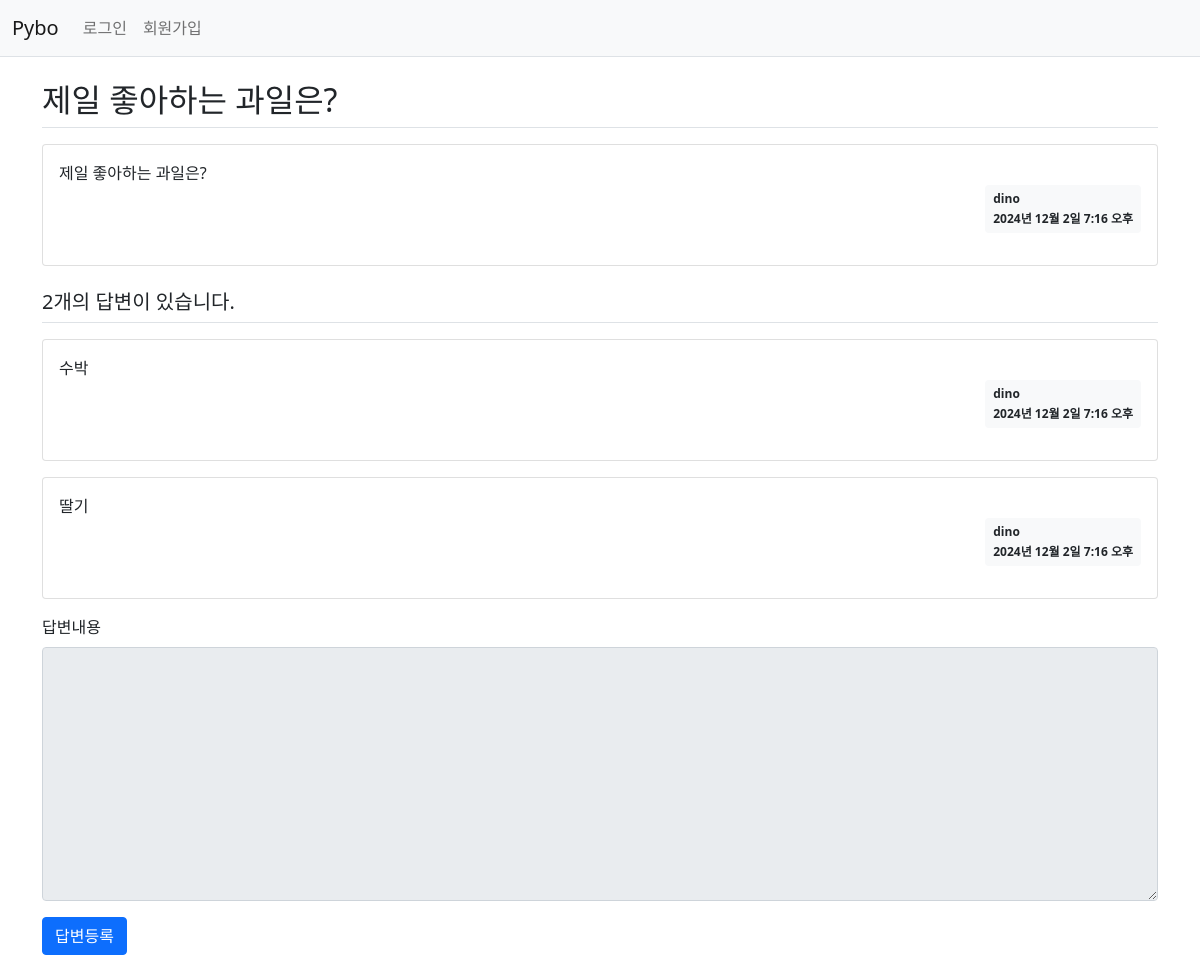
Page /pybo2/310/ on the committed database.
### pybo2/models.py (models this page shows, shortened)
class Question(models.Model):
    author = models.ForeignKey(User, on_delete=models.CASCADE)
    subject = models.CharField(max_length=200)
    content = models.TextField()
    create_date = models.DateTimeField()
    modify_date = models.DateTimeField(null=True, blank=True)

class Answer(models.Model):
    author = models.ForeignKey(User, on_delete=models.CASCADE)
    question = models.ForeignKey(Question, on_delete=models.CASCADE)
    content = models.TextField()
    create_date = models.DateTimeField()
    modify_date = models.DateTimeField(null=True, blank=True)

### pybo2/views.py (the view)
# urls.py: path('<int:question_id>/', views.detail, name='detail'),
def detail(request, question_id):
    question =  get_object_or_404(Question, pk=question_id)
    context = {'question': question}
    return render(request, 'pybo2/question_detail.html', context)

### templates/pybo2/question_detail.html (shortened to what this page needs)
{% extends 'base.html' %}
{% block content %}
<div class="container my-3">
    <h2 class="border-bottom py-2">{{ question.subject }}</h2>
    <div class="card my-3">
        <div class="card-body">
            <div class="card-text" style="white-space: pre-line;">{{ question.content }}</div>
            <div class="d-flex justify-content-end">
                <div class="badge bg-light text-dark p-2 text-start">
                    <div class="mb-2">{{ question.author.username }}</div>
                    <div> {{ question.create_date }}</div>
                </div>
            </div>
        </div>
    </div>
    <h5 class="border-bottom my-3 py-2">{{question.answer_set.count}}개의 답변이 있습니다.</h5>
    {% for answer in question.answer_set.all %}
    <div class="card my-3">
        <div class="card-body">
            <div class="card-text" style="white-space: pre-line;">{{ answer.content }}</div>
            <div class="d-flex justify-content-end">
                <div class="badge bg-light text-dark p-2 text-start">
                    <div class="mb-2">{{ answer.author.username }}</div>
                    <div>{{ answer.create_date }}</div>
                </div>
            </div>
        </div>
    </div>
    {% endfor %}
    <form action="{% url 'pybo2:answer_create' question.id %}" method="post" class="my-3">
        <div class="mb-3">
            <label for="content" class="form-label">답변내용</label>
            <textarea {% if not user.is_authenticated %}disabled{% endif %}
              name="content" id="content" class="form-control" rows="10"></textarea>
        </div>
        <input type="submit" value="답변등록" class="btn btn-primary">
    </form>
</div>
{% endblock %}

### rows in the picture
Question: subject "제일 좋아하는 과일은?", content "제일 좋아하는 과일은?", author.username "dino", create_date "2024년 12월 2일 7:16 오후", answer_set.count "2"
Answer: content "수박", author.username "dino", create_date "2024년 12월 2일 7:16 오후"
Answer: content "딸기", author.username "dino", create_date "2024년 12월 2일 7:16 오후"
